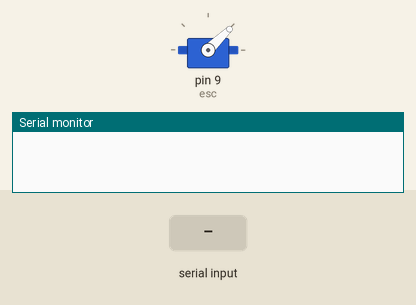
This sketch was run on a simulated Arduino Uno, built with avr-gcc and run on an emulated ATmega328P. Shown: servo, the last lines printed to the serial monitor. Inputs (shaded band) come from the test bench.

Above: at 3.2 s.
3.3 s: "Obstacle\n" received over Serial
At 4.1 s:
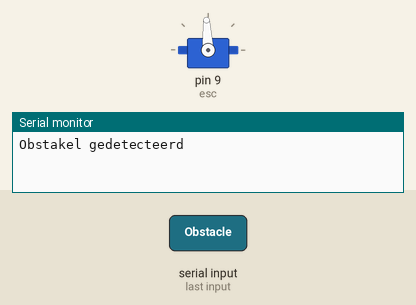
4.8 s: "FreePath\n" received over Serial
At 5.2 s:
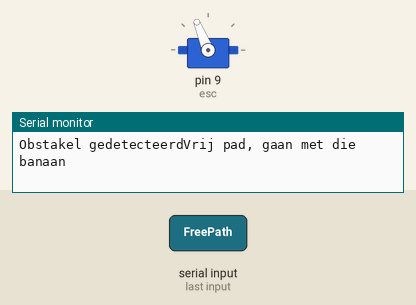
Timing chart, 0 to 7.8 s (numbered marks = the images above; inputs shaded):
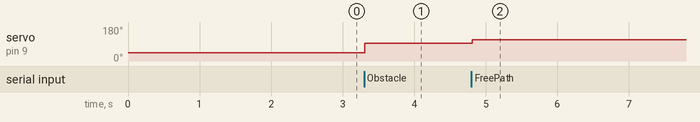

Measured:
- after the input at 3.3 s, servo on pin 9 (esc): 44° → 93° at once
- after the input at 4.8 s, servo on pin 9 (esc): 93° → 112° at once

The sketch:

MarsRoverCommunication.ino
```cpp
#include <Servo.h>

Servo esc;

void setup() {
  esc.attach(9);
  esc.writeMicroseconds(1000); // throttle laagste stand
  delay(2000);

  Serial.begin(9600);
  //pinMode(13, OUTPUT);  // voorbeeld: LED of relais/motortrigger
}

void loop() {
  if (Serial.available()) {
    String cmd = Serial.readStringUntil('\n');
    cmd.trim();
    if (cmd == "Obstacle") {
      esc.writeMicroseconds(1500); // stoppen
      Serial.print("Obstakel gedetecteerd");
    } else if (cmd == "FreePath") {
      esc.writeMicroseconds(1700); // vooruit
      Serial.print("Vrij pad, gaan met die banaan");
    }
  }
}
```
